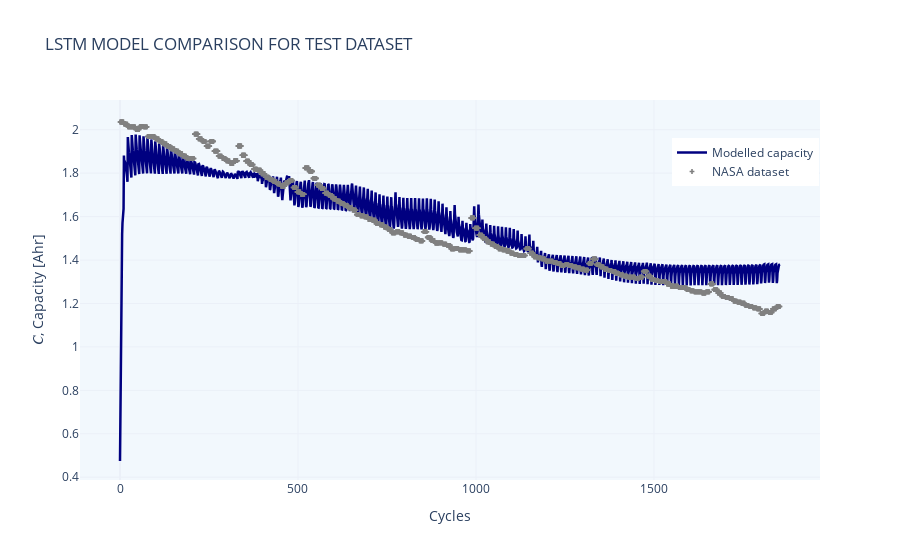

Notebook source saved alongside this figure:
### Code cell
fig = go.Figure()

fig.add_trace(go.Scatter(x=test.index, 
                         y=predictions,
                         mode='lines',
                         name='Modelled capacity',
                         line=dict(color='navy', 
                                   width=2.5,
                                   )))

fig.add_trace(go.Scatter(x=test.index, 
                         y=test['Capacity'],
                         mode='markers',
                         marker=dict(
                              size=4,
                              color='grey',
                              symbol='cross'
                                 ),
                         name='NASA dataset',
                         line_color='navy'))
fig.update_layout(
    title="LSTM MODEL COMPARISON FOR TEST DATASET",
    xaxis_title="Cycles",
    yaxis_title="𝐶, Capacity [Ahr]")

fig.update_layout(legend=dict(
    yanchor="top",
    y=0.9,
    xanchor="left",
    x=0.8
))

fig.update_layout({'plot_bgcolor': '#f2f8fd',
                  'paper_bgcolor': 'white',}, 
                   template='plotly_white')

### Figure 1 — Plotly figure (JSON) as saved in the notebook; plotly's stock layout.template omitted (floating-point values rounded to 4 significant figures; data arrays with more than 128 entries replaced by an {"elided": "..."} marker saying what was removed)
{"data": [{"line": {"color": "navy", "width": 2.5}, "mode": "lines", "name": "Modelled capacity", "type": "scatter", "x": {"elided": "1855 int values"}, "y": {"elided": "1855 float values"}}, {"line": {"color": "navy"}, "marker": {"color": "grey", "size": 4, "symbol": "cross"}, "mode": "markers", "name": "NASA dataset", "type": "scatter", "x": {"elided": "1855 int values"}, "y": {"elided": "1855 float values"}}], "layout": {"legend": {"x": 0.8, "xanchor": "left", "y": 0.9, "yanchor": "top"}, "paper_bgcolor": "white", "plot_bgcolor": "#f2f8fd", "title": {"text": "LSTM MODEL COMPARISON FOR TEST DATASET"}, "xaxis": {"title": {"text": "Cycles"}}, "yaxis": {"title": {"text": "𝐶, Capacity [Ahr]"}}}}
